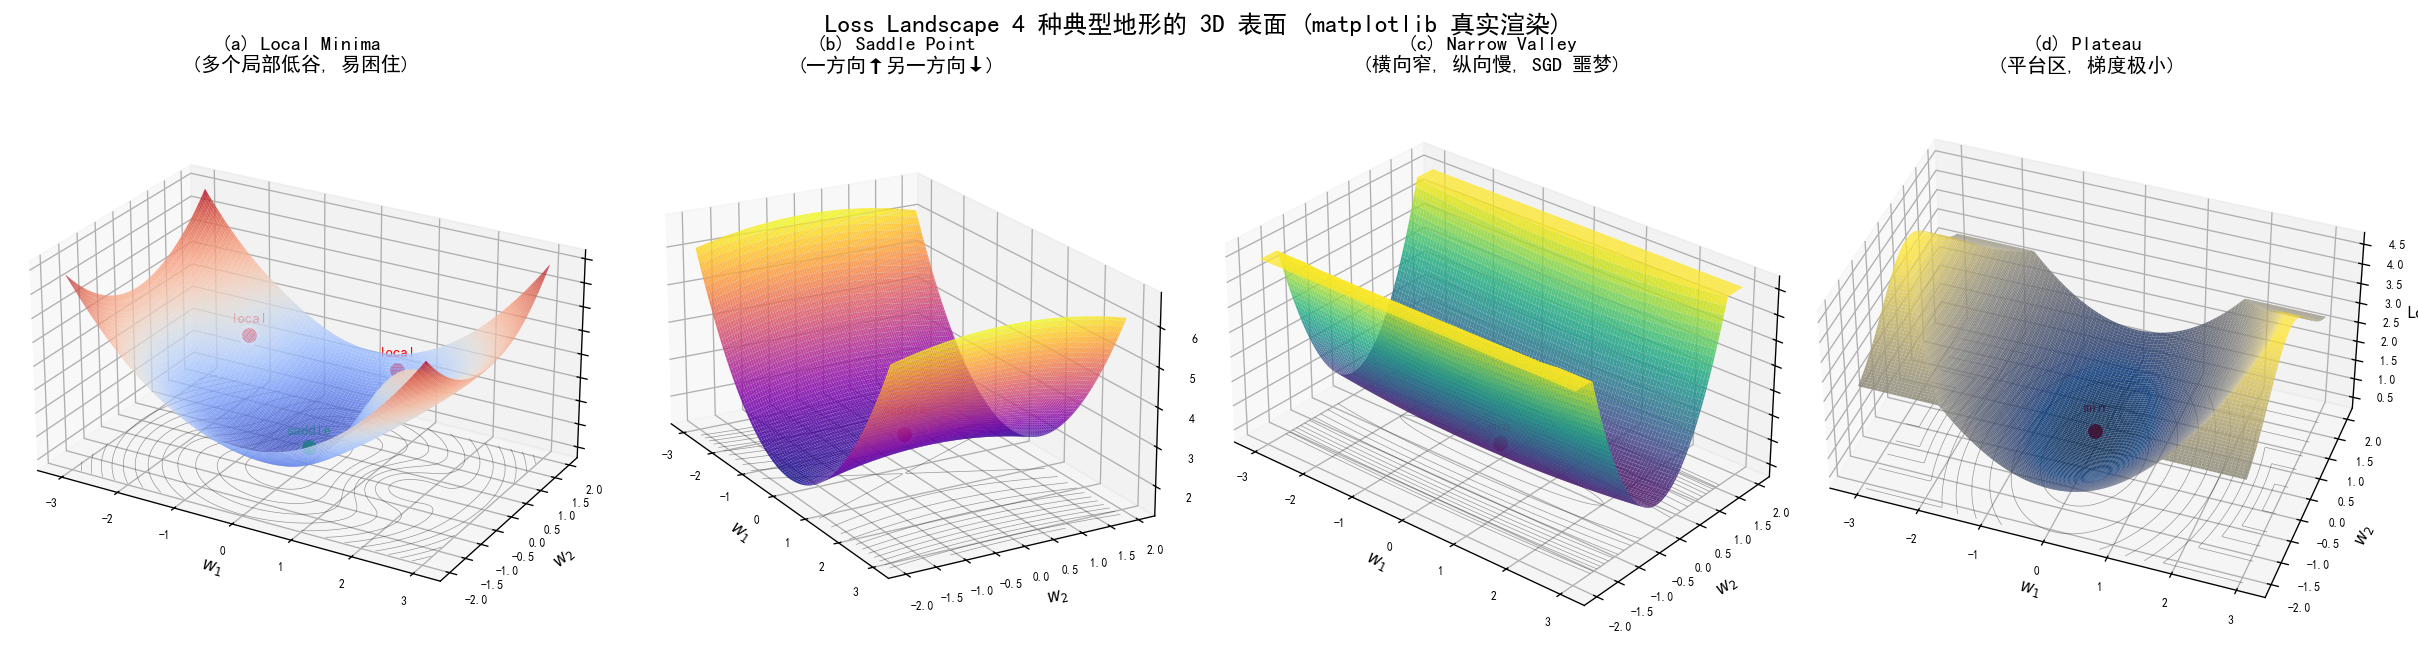

Source code (Python):
"""
3-5-loss-landscape-3d.py
Draw the 4 key features of a deep learning loss landscape as 3D surface plots:
  - Local minimum (multiple wells)
  - Saddle point
  - Narrow valley (ravine)
  - Plateau
With appropriate 3D viewing angles.

Output: assets/figures/3-5-loss-landscape-3d.png
"""
import os
os.makedirs("assets/figures", exist_ok=True)

import numpy as np
import matplotlib.pyplot as plt
from mpl_toolkits.mplot3d import Axes3D  # noqa: F401  (registers 3d projection)


fig = plt.figure(figsize=(20, 5.5))


def draw_3d_landscape(ax, title, feature_fn, elev=30, azim=45,
                     feature_pts=None, cmap="viridis"):
    """Draw a 3D surface of a 2D loss landscape."""
    x = np.linspace(-3, 3, 200)
    y = np.linspace(-2, 2, 200)
    X, Y = np.meshgrid(x, y)
    Z = feature_fn(X, Y)
    Z = np.clip(Z, 0, 8)

    surf = ax.plot_surface(X, Y, Z, cmap=cmap, alpha=0.85,
                            linewidth=0, antialiased=True, rstride=2, cstride=2)
    ax.contour(X, Y, Z, levels=12, colors="black", linewidths=0.4, alpha=0.4,
               offset=Z.min() - 0.5)

    if feature_pts:
        for (px, py, color, label) in feature_pts:
            pz = feature_fn(px, py)
            ax.scatter([px], [py], [pz + 0.15], c=color, s=120, zorder=10,
                       edgecolors="white", linewidths=2)
            ax.text(px, py, pz + 0.7, label, fontsize=9, color=color,
                    fontweight="bold", ha="center")

    ax.set_title(title, fontsize=12, fontweight="bold")
    ax.set_xlabel("$w_1$", fontsize=10, labelpad=2)
    ax.set_ylabel("$w_2$", fontsize=10, labelpad=2)
    ax.set_zlabel("Loss", fontsize=10, labelpad=2)
    ax.tick_params(axis="both", labelsize=7)
    ax.tick_params(axis="z", labelsize=7)
    ax.view_init(elev=elev, azim=azim)
    ax.set_box_aspect((1, 0.65, 0.5))


# 1. Local minimum (multiple wells)
def f_local_min(X, Y):
    return ((X ** 2 + Y ** 2) * 0.6
            + np.exp(-((X - 1.5) ** 2 + Y ** 2) * 1.5) * 3
            + np.exp(-((X + 1.5) ** 2 + (Y - 0.8) ** 2) * 1.5) * 1.5)


ax1 = fig.add_subplot(1, 4, 1, projection="3d")
draw_3d_landscape(ax1, "(a) Local Minima\n(多个局部低谷, 易困住)",
                  f_local_min, elev=25, azim=-60, cmap="coolwarm",
                  feature_pts=[(-1.5, 0.8, "red", "local"),
                              (1.5, 0, "red", "local"),
                              (0, 0, "lime", "saddle")])

# 2. Saddle point
def f_saddle(X, Y):
    return (X ** 2 - Y ** 2) * 0.3 + 2 + 0.2 * (X ** 2 + Y ** 2)


ax2 = fig.add_subplot(1, 4, 2, projection="3d")
draw_3d_landscape(ax2, "(b) Saddle Point\n(一方向↑另一方向↓)",
                  f_saddle, elev=20, azim=-30, cmap="plasma",
                  feature_pts=[(0, 0, "red", "saddle")])

# 3. Narrow valley (ravine)
def f_valley(X, Y):
    return 0.05 * X ** 2 + 2.5 * Y ** 2 + 1


ax3 = fig.add_subplot(1, 4, 3, projection="3d")
draw_3d_landscape(ax3, "(c) Narrow Valley\n(横向窄, 纵向慢, SGD 噩梦)",
                  f_valley, elev=30, azim=-50, cmap="viridis",
                  feature_pts=[(0, 0, "red", "min")])

# 4. Plateau
def f_plateau(X, Y):
    return np.minimum(2.5 + np.exp(-((Y) ** 2) * 0.5) * 2,
                      0.5 * X ** 2 + 0.2 * Y ** 2 + 0.5)


ax4 = fig.add_subplot(1, 4, 4, projection="3d")
draw_3d_landscape(ax4, "(d) Plateau\n(平台区, 梯度极小)",
                  f_plateau, elev=40, azim=-70, cmap="cividis",
                  feature_pts=[(0, 0, "red", "min")])

plt.suptitle("Loss Landscape 4 种典型地形的 3D 表面 (matplotlib 真实渲染)",
             fontsize=15, fontweight="bold", y=1.01)
plt.tight_layout()
plt.savefig("assets/figures/3-5-loss-landscape-3d.png", dpi=120, bbox_inches="tight")
print("Saved: assets/figures/3-5-loss-landscape-3d.png")
